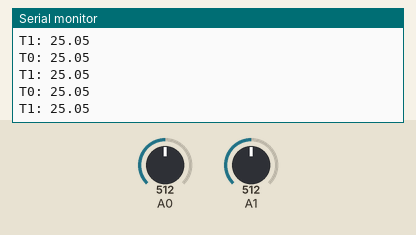
This sketch was run on a simulated Arduino Uno, built with avr-gcc and run on an emulated ATmega328P. Shown: the last lines printed to the serial monitor. The inputs (shaded band) are chosen by the test bench; at power-on: A1 = 512, A0 = 512.

Above: at 2.7 s.
2.8 s: A1 set to 856
At 3.6 s:
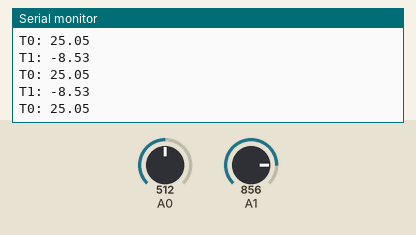
4.3 s: A1 set to 875
At 5.3 s:
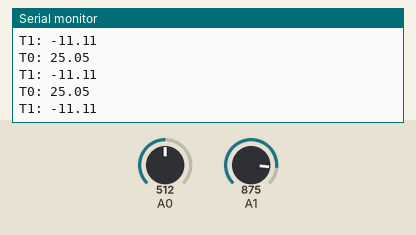
5.8 s: A1 set to 793
At 6.4 s:
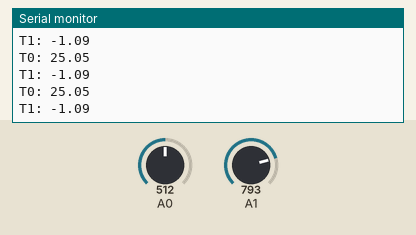
7.3 s: A1 set to 767
At 7.9 s:
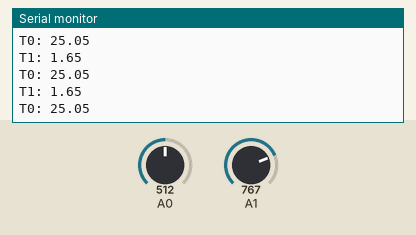
8.8 s: A0 set to 859
At 9.7 s:
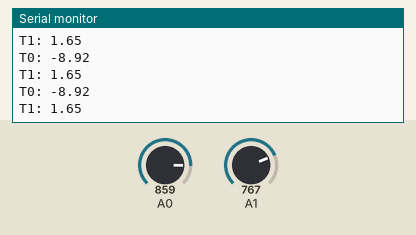
10.3 s: A0 set to 881
At 11.4 s:
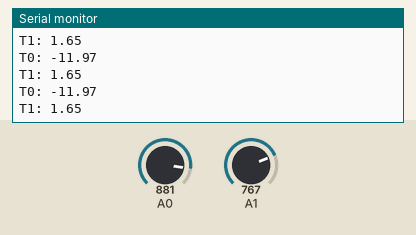
Timing chart, 0 to 12.8 s (numbered marks = the images above; inputs shaded):
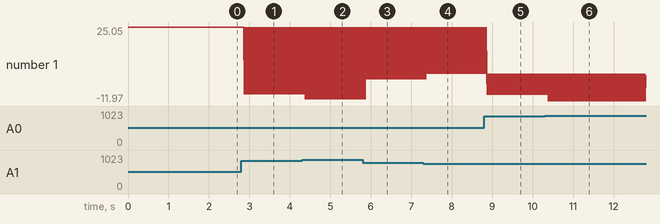

Measured:
- after the input at 2.8 s, the serial monitor: prints a new line after 0.07 s (image 1)
- after the input at 4.3 s, the serial monitor: prints a new line after 0.08 s (image 2)
- after the input at 5.8 s, the serial monitor: prints a new line after 0.09 s (image 3)
- after the input at 7.3 s, the serial monitor: prints a new line after 0.08 s (image 4)
- after the input at 8.8 s, the serial monitor: prints a new line after 0.07 s (image 5)
- after the input at 10.3 s, the serial monitor: prints a new line after 0.08 s (image 6)
- plotted number 1: 25.05 → -8.53 after the input at 2.8 s, -8.53 → -11.11 after the input at 4.3 s, 25.05 → 1.65 after the input at 7.3 s, 1.65 → -8.92 after the input at 8.8 s

The sketch:

workshop_2_-_2.ino
```cpp
#include <math.h>

float R = 9960.0;
float R25 = 10000.0;

double constA = 3.3540154e-03;
double constB = 2.5627725e-04;
double constC = 2.0829210e-06;
double constD = 7.3003206e-08;

void setup() {
	Serial.begin(9600);
}

void loop() {
	/* mode 1 */
	int sensorValue0 = analogRead(A0);
	double Rt0 = sensorValue0 * (R / (1023.0 - sensorValue0));
	double ratio0 = Rt0 / R25;
	float temperature0 = 1.0 / (constA + constB * log(ratio0)  + constC * log(ratio0 * ratio0) + constD * log(ratio0 * ratio0 * ratio0)) - 273.15;
	Serial.print("T0: ");
	Serial.println(temperature0);
	/* /mode 1 */

	/* mode 2 */
	int sensorValue1 = analogRead(A1);
	double Rt1 = sensorValue1 * (R / (1023.0 - sensorValue1));
	double ratio1 = Rt1 / R25;
	float temperature1 = 1.0 / (constA + constB * log(ratio1)  + constC * log(ratio1 * ratio1) + constD * log(ratio1 * ratio1 * ratio1)) - 273.15;
	Serial.print("T1: ");
	Serial.println(temperature1);
	/* /mode 2 */
}
```
